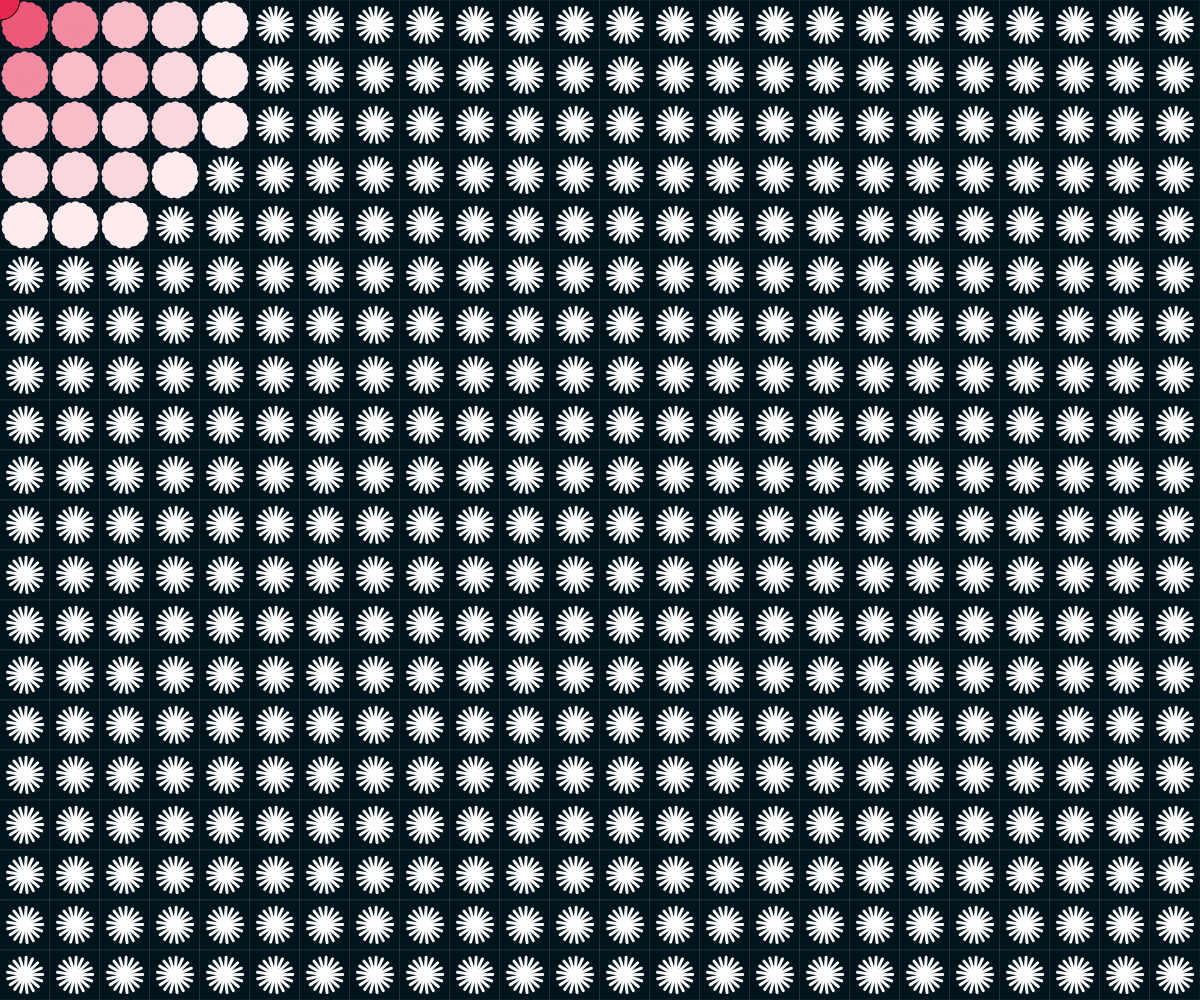
Frame 1 (no input)
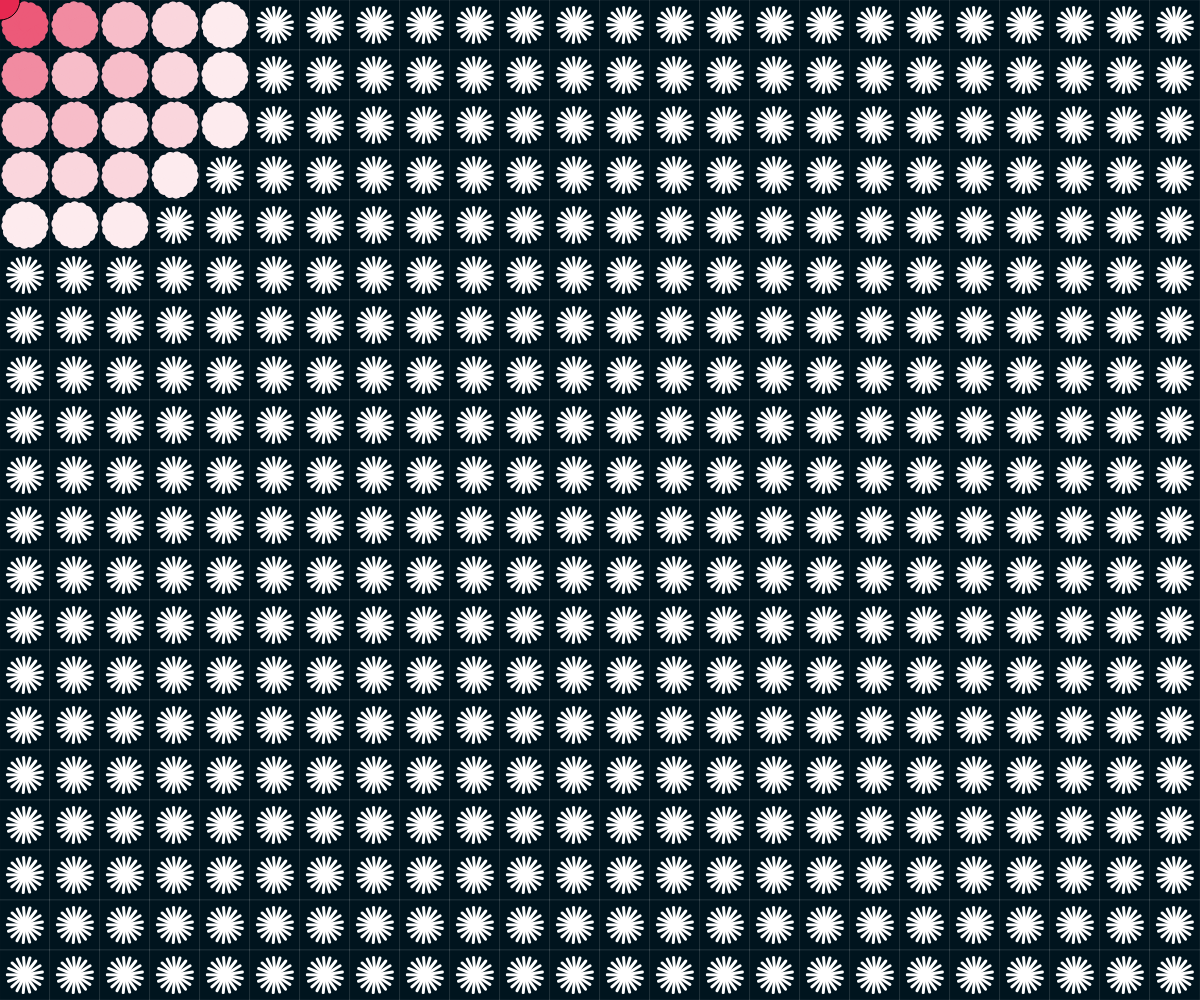
Frame 60 (no input)
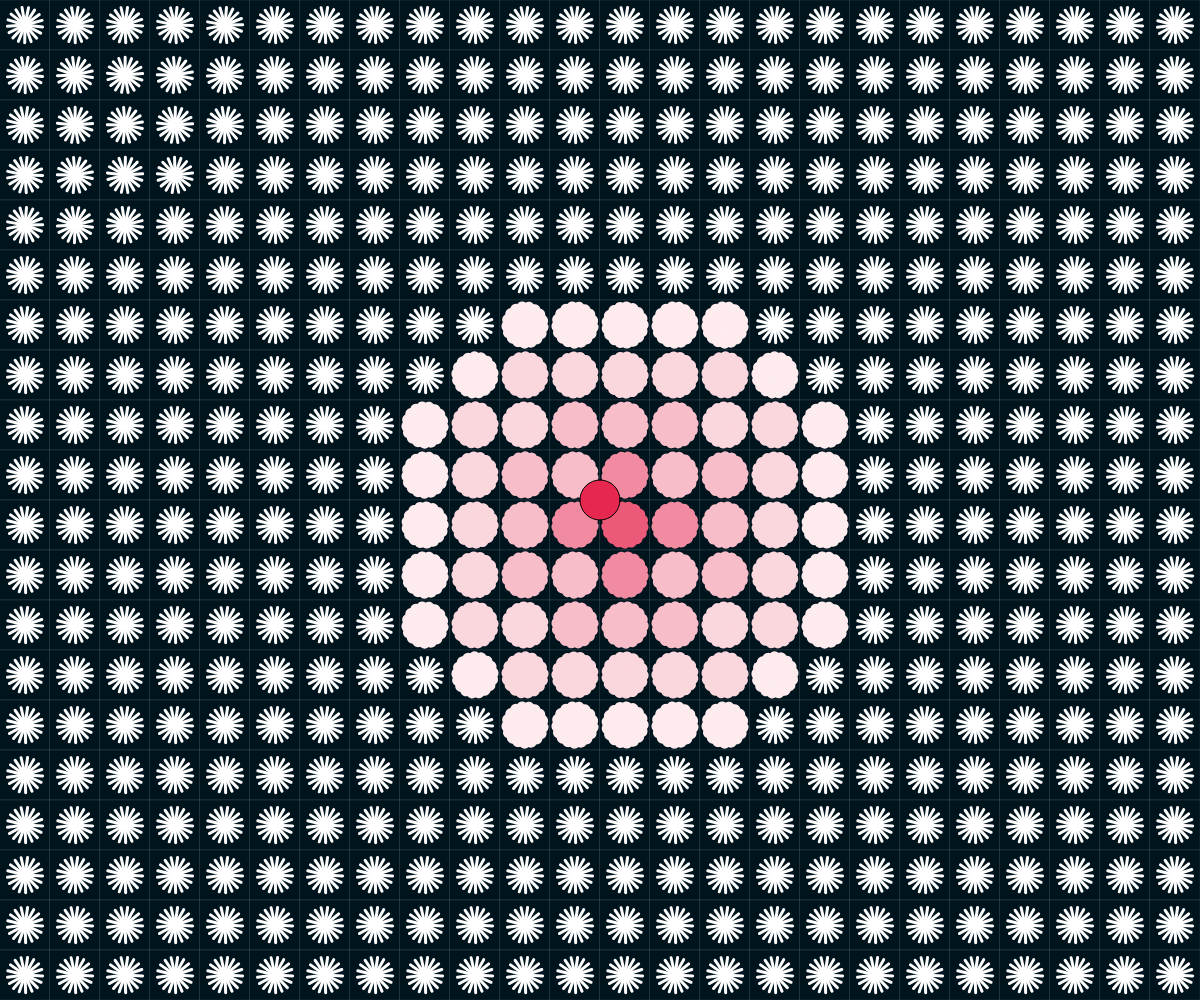
Frame 120 (the mouse pressed at the canvas centre since frame 60)

The p5.js sketch that drew these frames (run headless with seeded random() and noise() and a simulated clock; from frame 60 on, the mouse is pressed at the canvas centre):

// p5.js sketch
// ── sketch.js
let w;
let h;

let grid;

let colors = [];


function setup() {
  w = windowWidth;
  h = windowHeight;
  createCanvas(w, h);

  colors = [color(253, 235, 238), color(250, 214, 221), color(247, 189, 201), color(241, 139, 161), color(236, 90, 121)];



  grid = new Grid(50);
  
  let offsetRandom = true;

  if (offsetRandom) {
    mouseX = w / 2 + int(random(-w / 10, w / 10));
    mouseY = h / 2 + int(random(-h / 4, h / 4));
  } else {
    mouseX = w / 2;
    mouseY = h / 2;
  }

}


function draw() {
  background(220);
  grid.estimateAngle();
  grid.displayGrid();
  grid.displayUser();


}



class Grid {

  constructor(l) {
    this.l = l;
    this.quads = [];
    this.initGrid();
    this.userR = w/30;


  }
  
      displayUser() {

  push();
  fill(230, 40, 80);
  ellipse(mouseX, mouseY, this.userR);
  pop();

}


  initGrid() {
    for (let i = 0; i < w / this.l; i++) {
      for (let j = 0; j < h / this.l; j++) {



        let q = new Quad(i * this.l, j * this.l, this.l, this.colors);
        this.quads.push(q);


      }
    }
  }

  estimateAngle() {

    for (let i = 0; i < this.quads.length; i++) {
      let quad = this.quads[i];
      quad.calculateAngle();


    }
  }

  displayGrid() {

    for (let i = 0; i < this.quads.length; i++) {
      let quad = this.quads[i];

      quad.displayQuad();
      quad.lineQuad();
    }
  }
}


class Quad {

  constructor(x, y, l, c) {
    this.x = x;
    this.y = y;
    this.l = l;
    this.a = 0.01;
    this.outerR = l*5;

    this.colors = c;

    this.weight = 3;
    this.colorStroke = (255);

  }


  lineQuad() {


    push();
    translate(this.x, this.y);
    stroke(this.colorStroke);
    strokeWeight(this.weight);
    translate(this.l / 2, this.l / 2);
    rotate(this.a);

    // crazy Asterisk
    
      for (let i = 0; i < 17; i++) {
      rotate(2 * PI / 17);
      line(this.l / 4, -this.l / 4, 0, 0);
    }
    


    pop();

  }

  calculateAngle() {

    let d = int(dist(this.x, this.y, mouseX, mouseY));
    if (d < this.outerR) {
      this.a = this.a + map(d, 0, this.outerR, -0.1, -0.01);
      //this.colorStroke = color(255,0,0);

      let colorCode = int(map(d, 0, this.outerR, colors.length - 1, 0));


      this.colorStroke = colors[colorCode];

      this.weight = 12;
    } else {

      this.a = this.a + 0.01;
      this.colorStroke = (255);
      this.weight = 3;

    }


  }

  displayQuad() {
    //fill(0);
    push();
    translate(this.x, this.y);
    fill(0, 20, 30);
    stroke(255);
    strokeWeight(0.1);
    rect(0, 0, this.l, this.l)

    pop();

  }


}
